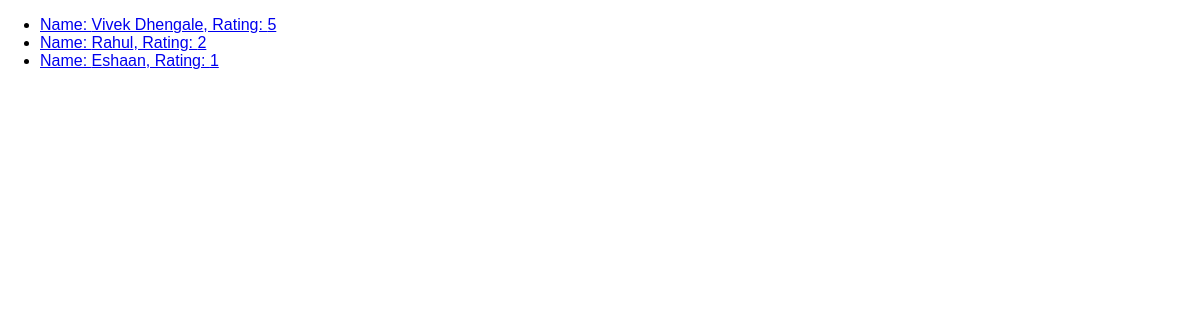
The app's page /reviews, older data.
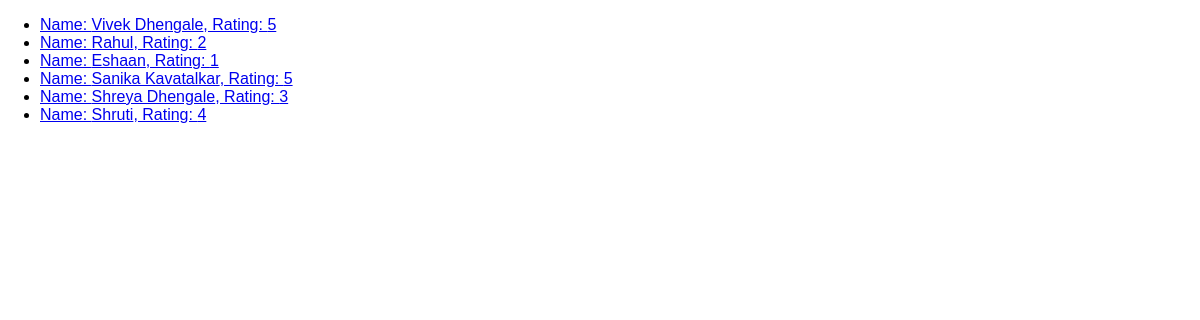
The same page, newer data.
### reviews/models.py (models this page shows, shortened)
class ReviewModel(models.Model):
    username = models.CharField(max_length=100)
    review_text = models.TextField()
    rating = models.IntegerField()

### reviews/views.py (the view)
# urls.py: path("reviews",views.AllReviewsView.as_view()),
class AllReviewsView(ListView):
    template_name = "reviews/all_reviews.html"
    model = ReviewModel
    context_object_name = "reviews"

### reviews/templates/reviews/all_reviews.html (shortened to what this page needs)
{% extends "reviews/base.html" %}
{% block body_block %}
    <ul>
        {% for each_review in reviews %}
            <li>
                <a href="{% url "detail-review" each_review.id%}">
                    Name: {{ each_review.username }}, Rating: {{ each_review.rating }}
                </a>
            </li>
        {% endfor %}
    </ul>
{% endblock body_block %}

### reviews/templates/reviews/base.html (shortened to what this page needs)
{% load static %}
<!DOCTYPE html>
<html lang="en">
<head>
    <link rel="stylesheet" href="{% static "reviews/styles.css" %}">
</head>
<body>
    {% block body_block %}{% endblock body_block %}
</body>
</html>

### reviews/static/reviews/styles.css (style rules this page uses)
body { font-family: sans-serif; margin: 0; }

Row changes from the older to the newer data that the page shows:
added ReviewModel: username "Sanika Kavatalkar", rating "5"
added ReviewModel: username "Shreya Dhengale", rating "3"
added ReviewModel: username "Shruti", rating "4"
